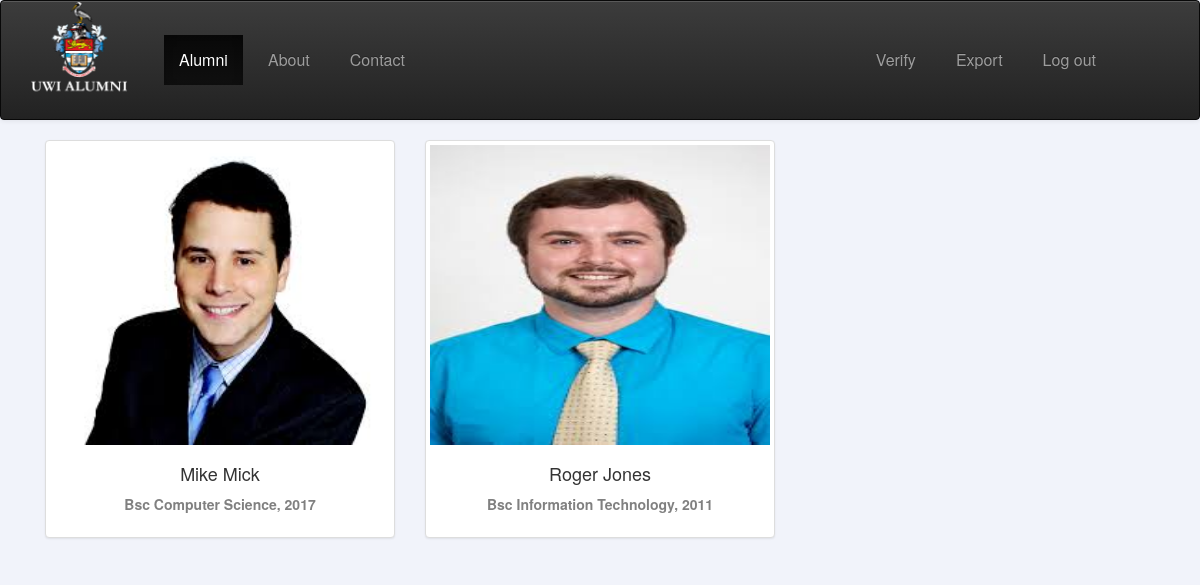
Screenshot of /index.php/admin/alumni with the database file from the repository.
### tables this page shows
CREATE TABLE `alumni` (
  `alumniId` int(20) NOT NULL,
  `fName` varchar(50) DEFAULT NULL,
  `lName` varchar(50) DEFAULT NULL,
  `email` varchar(50) DEFAULT NULL,
  `password` varchar(50) DEFAULT NULL,
  `timeCreated` timestamp NOT NULL DEFAULT CURRENT_TIMESTAMP ON UPDATE CURRENT_TIMESTAMP,
  `verified` varchar(50) NOT NULL DEFAULT 'No'
);

CREATE TABLE `link` (
  `linkId` int(20) NOT NULL,
  `image` varchar(100) NOT NULL,
  `facebook` varchar(100) NOT NULL,
  `linkedin` varchar(100) NOT NULL,
  `alumniId` int(20) NOT NULL
);

CREATE TABLE `degree` (
  `degreeId` int(20) NOT NULL,
  `degreeName` varchar(50) NOT NULL,
  `degreeClass` varchar(50) NOT NULL,
  `yearGrad` int(20) NOT NULL,
  `alumniId` int(20) NOT NULL
);

### application/controllers/Admin.php (called while the page is built, shortened)
<?php if ( ! defined('BASEPATH')) exit('No direct script access allowed');
class Admin extends CI_Controller {
	public function alumni()
	{
	 $this->retrieveprofiles_admin->profiles();
	}
}
?>

### index.php (called while the page is built, shortened)
<?php
require_once BASEPATH.'core/CodeIgniter.php';

### application/models/Retrieveprofiles_admin.php (the view, shortened to what this page needs)
<?php if ( ! defined('BASEPATH')) exit('No direct script access allowed');
Class Retrieveprofiles_admin extends CI_Model
{
function profiles(){
$sql="SELECT alumni.alumniId, alumni.fname, alumni.lname, degree.degreeName, degree.degreeClass, degree.yearGrad, link.image
 FROM ((alumni
 LEFT JOIN company ON alumni.alumniId=company.alumniId)
 LEFT JOIN degree ON alumni.alumniId=degree.alumniId)
 INNER JOIN link on alumni.alumniId=link.alumniId
 WHERE alumni.verified='Yes'";
$count=0;
 $res = $this->db->query($sql);
 if($res){
	 echo"<nav class=\"navbar navbar-inverse navbar-default\">
      <div class=\"container\">
        <div class=\"navbar-header\">
          <button type=\"button\" class=\"navbar-toggle collapsed\" data-toggle=\"collapse\" data-target=\"#navbar\" aria-expanded=\"false\" aria-controls=\"navbar\">
            <span class=\"sr-only\">Toggle navigation</span>
            <span class=\"icon-bar\"></span>
            <span class=\"icon-bar\"></span>
            <span class=\"icon-bar\"></span>
          </button>
          <a><img src=\" ".base_url()."images/logo1.png\" width='100px' height='100px'  alt=\"\"></a>
        </div>
        <div id=\"navbar\" class=\"collapse navbar-collapse\" >
          <ul class=\"nav navbar-nav\" id='pad'>
            <li  class = \"active\"><a href='".site_url('admin/alumni')."'>Alumni</a></li>
            <li><a href=\"index.html\">About</a></li>
            <li><a href=\"contact.html\">Contact</a></li>
          </ul>
		  <ul  class=\"nav navbar-nav\" id='pad1' style='position:relative;float:right;'>
		  <li><a href='".site_url('admin')."'>Verify</a></li>
		  <li><a href='".site_url('admin/export')."'>Export</a></li>
		  <li><a href='".site_url('admin/session')."'>Log out</a></li>
		  <ul>
        </div>
      </div>
    </nav>";
      echo"<div class=\"container\">";
     foreach ($res->result_array() as $row){
         if(($count%3==0)&&($count>0)){
             echo"</div>";
             echo "<h1>".$row['image']."</h1>";
         }else if($count%3==0){
            echo"<div class=\”row display-flex\”>";
        }
        $image= "images/".$row['image'];
        echo"<div class=\"col-md-4\">
                <div class=\"thumbnail\">
                    <a href='".site_url('admin/profile?alumniId='.$row["alumniId"])."'>
                        <img src='".base_url($image)."' alt=\"Lights\" style=\"width:100%; height:300px\">
						<div class=\"caption text-center\">
                            <h4 id=\"name\" >".$row["fname"]." ".$row["lname"]."</h3>
                            <p id=\"degree\" class=\"display_degree\"><strong>".$row["degreeClass"]." ".$row["degreeName"].", ".$row["yearGrad"]."</strong></p>
                            </div>
                    </a>
                </div>
            </div>
        ";
                        }
     }
     echo"</div>";
}
}
?>

### css/publicstyle.css (style rules this page uses)
body { background-color: #F1F3FA; }
.thumbnail img { height:250px; width:100%; }
.display_degree { color:grey; }

### css/nav.css (style rules this page uses)
li { font-size:16px; padding-right:10px; }
#pad { padding:34px; }
#pad1 { padding:34px; }

### rows the page displays
alumni: link.image (picture), fName "Mike", lName "Mick", degree.degreeClass "Bsc", degree.degreeName "Computer Science", degree.yearGrad "2017"
alumni: link.image (picture), fName "Roger", lName "Jones", degree.degreeClass "Bsc", degree.degreeName "Information Technology", degree.yearGrad "2011"
